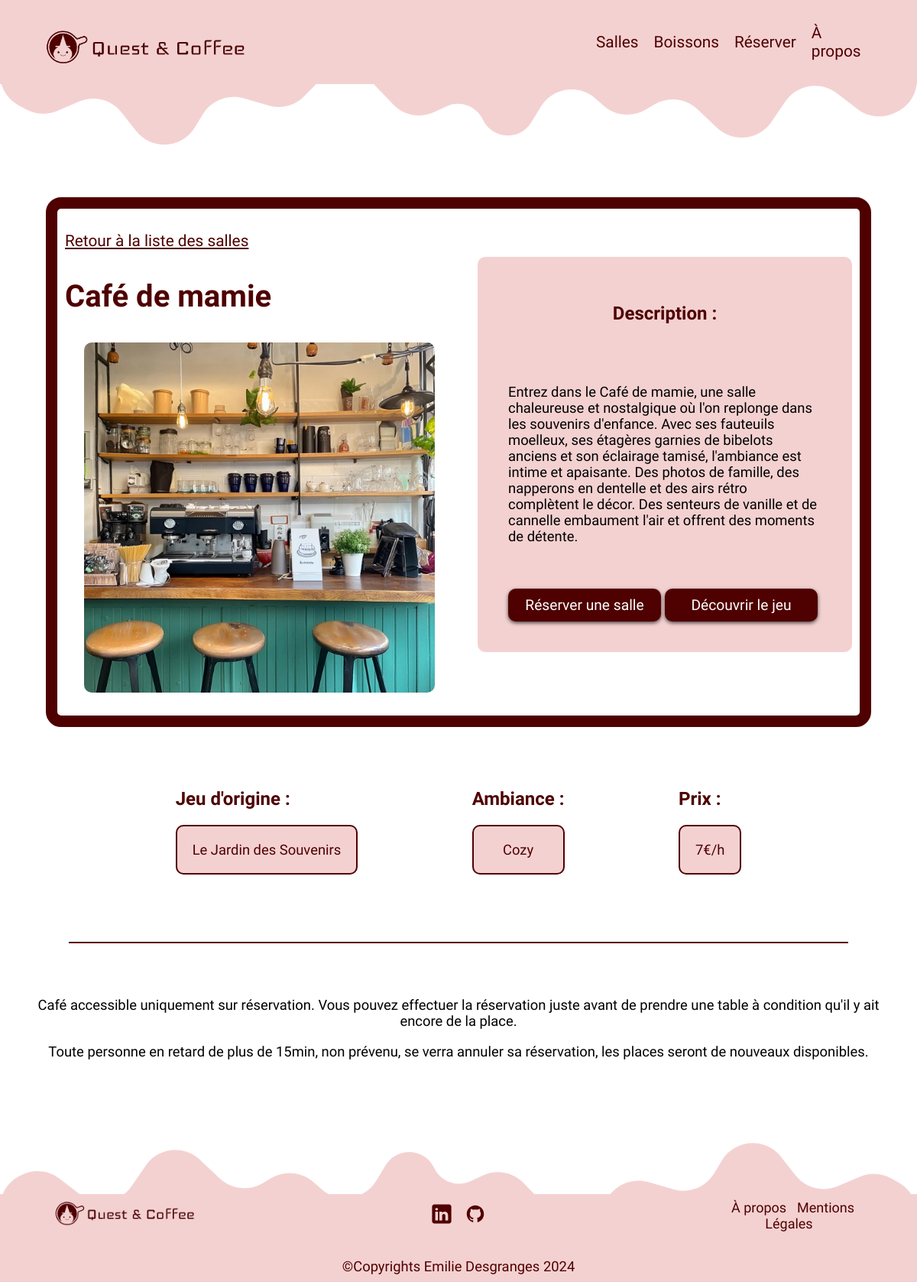
Page /detail.php?id_salle=1 on the committed database.
### tables this page shows
CREATE TABLE `salle` (
  `id_salle` int(11) NOT NULL,
  `nom_salle` varchar(50) NOT NULL,
  `description_salle` text NOT NULL,
  `jeu` varchar(50) DEFAULT NULL,
  `prix_salle` decimal(10,0) NOT NULL,
  `photo_salle` varchar(50) NOT NULL,
  `ambiance` int(11) NOT NULL,
  `nouveaute` tinyint(1) NOT NULL
);

CREATE TABLE `ambiance` (
  `id_ambiance` int(11) NOT NULL,
  `nom_ambiance` text NOT NULL
);

### detail.php (the view, shortened to what this page needs)
<!DOCTYPE html>
<html lang="fr">
<head>
    <link rel="stylesheet" href="style.css">
    <link rel="stylesheet" href="style_detail.css">
    <?php require "connexion.php";
    $id_salle = $_GET["id_salle"];
    $requete = "SELECT * FROM salle, ambiance WHERE id_salle=$id_salle AND ambiance=id_ambiance";
    $stmt = $db->query($requete);
    $result = $stmt->fetch(PDO::FETCH_ASSOC);
    ?>
</head>
<body>
    <?php require "header.php"; ?>
    <main>
        <div class="contenu">
            <span>
                <a href="salles.php">Retour à la liste des salles</a>
                <h1 id="content"><?= $result["nom_salle"]; ?></h1>
                <img src="img/salle/<?= $result["photo_salle"]; ?>" alt="">
            </span>
            <span class="description">
                <h2>Description : </h2>
                <p><?= $result["description_salle"]; ?></p>
                <span class="lien">
                    <a class="button-style" href="reservation.php?salle=<?= $id_salle ?>">Réserver une
                        salle</a>
                    <a class="button-style" target="_blank" href="https://store.steampowered.com/?l=french">Découvrir le
                        jeu</a>
                </span>
            </span>
        </div>
        <div class="cases">
            <span>
                <h2>Jeu d'origine : </h2>
                <p><?= $result["jeu"]; ?></p>
            </span>
            <span>
                <h2>Ambiance : </h2>
                <p><?= $result["nom_ambiance"]; ?></p>
            </span>
            <span>
                <h2>Prix : </h2>
                <p><?= $result["prix_salle"]; ?>€/h</p>
            </span>
        </div>
        <hr>
        <div class="end-txt">
            <p>Café accessible uniquement sur réservation. Vous pouvez effectuer la réservation juste avant de prendre
                une table
                à condition qu'il y ait encore de la place.</p>
            <p>Toute personne en retard de plus de 15min, non prévenu, se verra annuler sa réservation, les places
                seront de
                nouveaux disponibles.</p>
        </div>
    </main>
    <?php require "footer.php"; ?>
</body>
</html>

### style.css (style rules this page uses)
*, *::after, *::before { box-sizing: border-box; }
:root { --darkRed :#4F0000; --lightPink : #F4D1D1; }
body { position: relative; margin: 0; }
hr { width: 85%; margin-top: 70px; margin-bottom: 70px; border-color: var(--darkRed); }
h1, h2, h3, h4, a, button, label, legend { font-family: "Iceland", sans-serif, Impact, Impact,'Arial Narrow Bold', sans-serif; color: var(--darkRed); }
p { font-family: "Itim", cursive, Arial, Helvetica, sans-serif; font-size: 1.15rem; }
.button-style, button { text-decoration: none; color: #fff; font-size: 1.2rem; border-radius: 10px; padding: 10px; width: 200px; text-align: center; background-color: var(--darkRed); border: none; cursor: pointer; box-shadow: 0 2px 5px #000000b0; transition: ease 0.5s; z-index: 2; }

### style_detail.css (style rules this page uses)
:root { --darkRed :#4F0000; --lightPink : #F4D1D1; }
.contenu { margin-top: 30px; border: var(--darkRed) 15px solid; border-radius: 20px; max-width: 1300px; width: 90%; max-height: 100vh; margin-left: auto; margin-right: auto; display: flex; justify-content: center; align-items: center; gap: 1%; }
h1 { font-size: 2.5rem; }
main a { font-size: 1.3rem; }
main img { width: 90%; max-width: 600px; border-radius: 10px; align-self: center; max-height: 75vh; }
.contenu span:first-child { max-height: 90vh; display: flex; flex-direction: column; justify-content: space-around; gap: 10px; border-radius: 10px; margin: 30px 10px; }
.description { display: flex; flex-direction: column; align-items: center; justify-content: space-around; gap: 40px; width: 500px; background-color: #F4D1D1; padding: 40px; border-radius: 10px; margin-left: 10px; margin-right: 10px; margin-bottom: 20px; }
.lien { display: flex; gap: 5px; width: 410px; }
.cases p { background-color: var(--lightPink); border: var(--darkRed) 2px solid; padding: 20px; text-align: center; color: var(--darkRed); border-radius: 10px; }
.cases { display: flex; justify-content: space-evenly; margin: 5% 12%; gap: 7%; }
.end-txt { text-align: center; margin: 0px 30px; }

### style_composant.css (style rules this page uses)
*, *::after, *::before { box-sizing: border-box; }
body { margin: 0; }

### rows in the picture
salle: nom_salle "Café de mamie", photo_salle (picture), description_salle "Entrez dans le Café de mamie, une salle chaleureuse et nostalgique où l'on replonge dans les souvenirs d'enfance. Avec ses fauteuils moelleux, ses étagères garnies de bibelots anciens et son éclairage tamisé, l'ambiance est intime et apaisante. Des photos de famille, des napperons en dentelle et des airs rétro complètent le décor. Des senteurs de vanille et de cannelle embaument l'air et offrent des moments de détente.", jeu "Le Jardin des Souvenirs", ambiance.nom_ambiance "Cozy", prix_salle "7"
